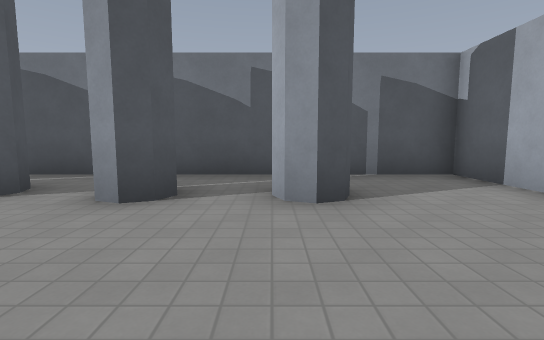
view 1 (above)

19 first-person views from a walk through a 3-D level made in the Godot game engine. The camera is 1.3 m above the floor, tilts 6° down and sees 85° across. The floor is counted in squares, 2 m on a side. Each view is taken from the middle of a square. On the plan, view 1 faces up. The plan holds only what a view shows up to about 9 squares ahead; the rest is blank. The place goes on beyond the plan. Some surface patterns are stand-ins.

view 2
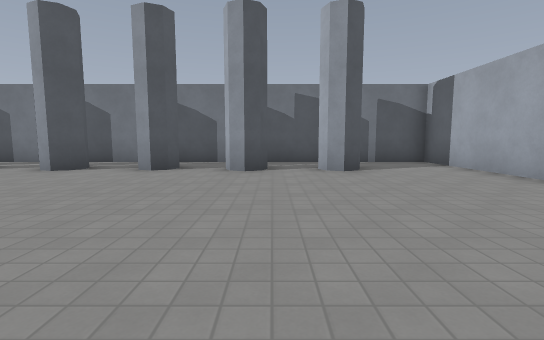

view 3
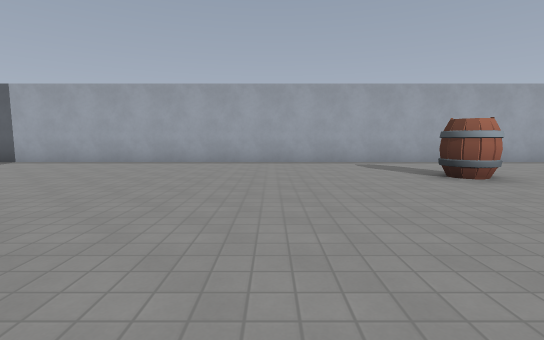

view 4
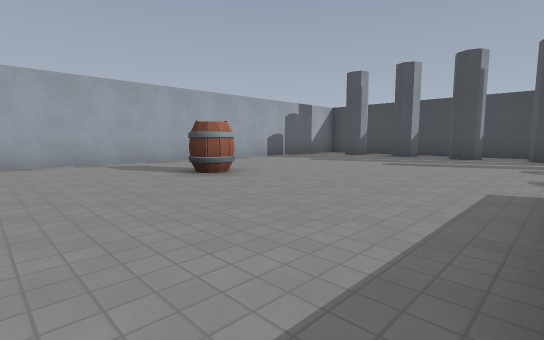

view 5
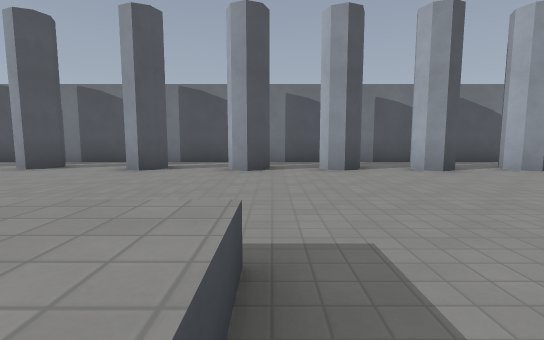

view 6
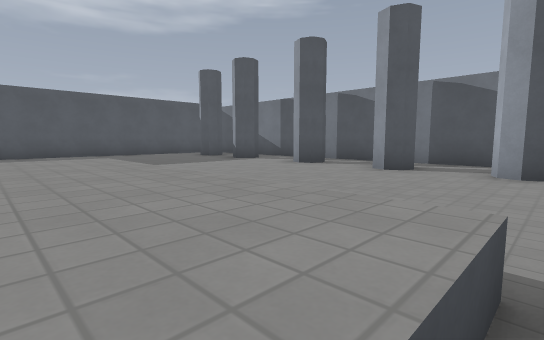

view 7
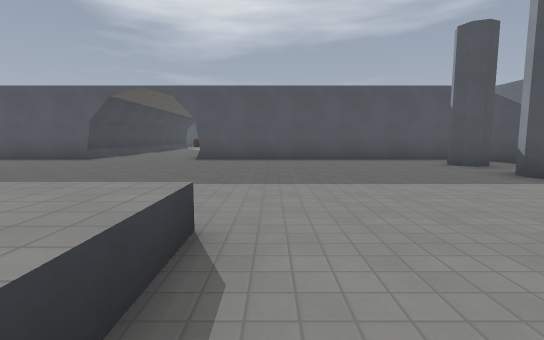

view 8
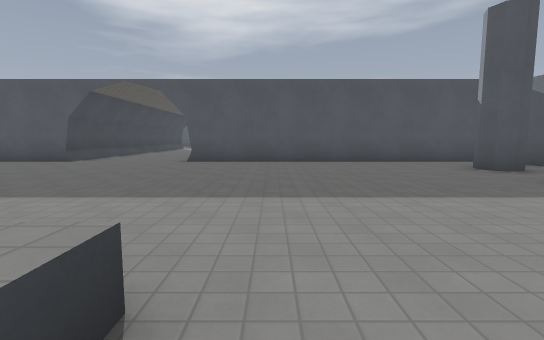

view 9
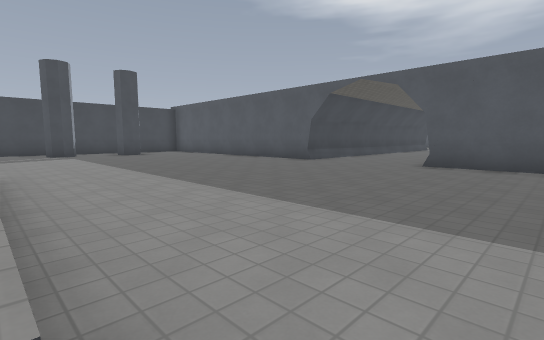

view 10
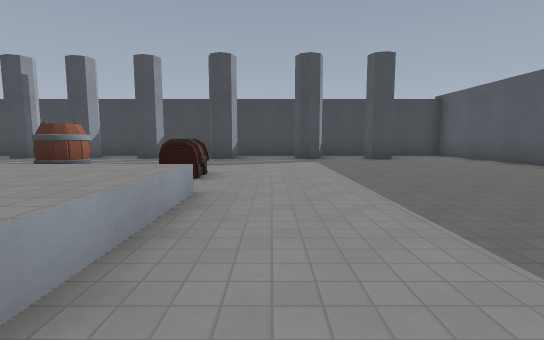

view 11
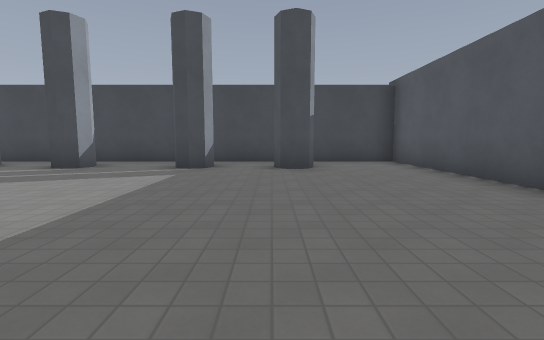

view 12
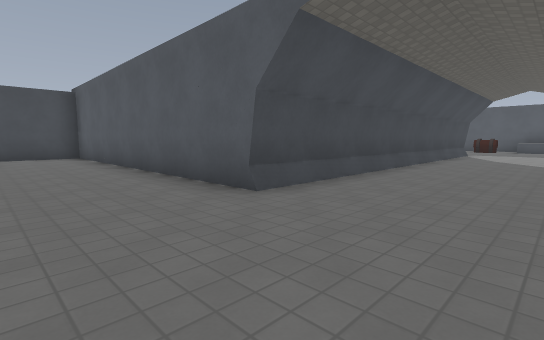

view 13
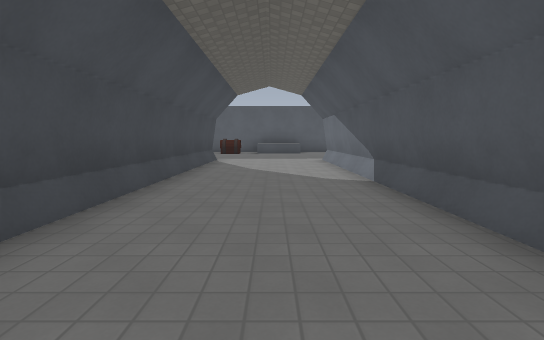

view 14
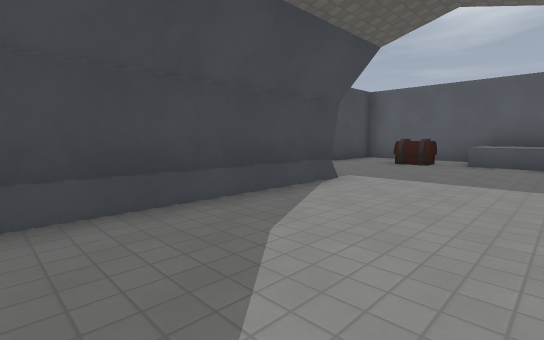

view 15
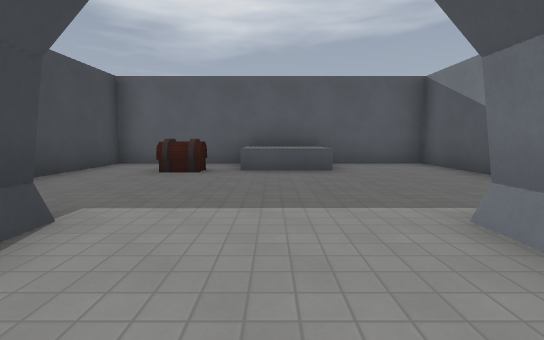

view 16
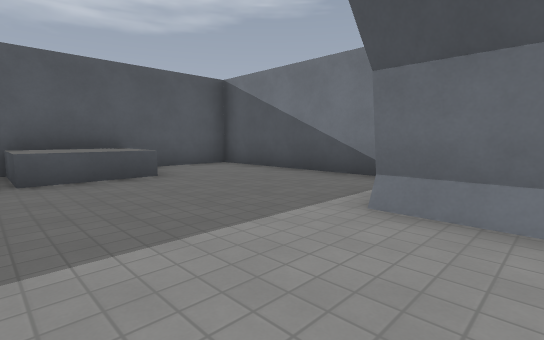

view 17
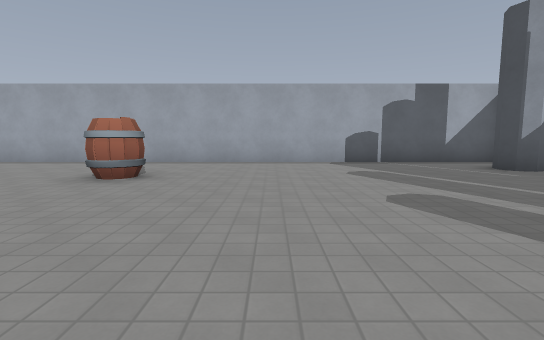

view 18
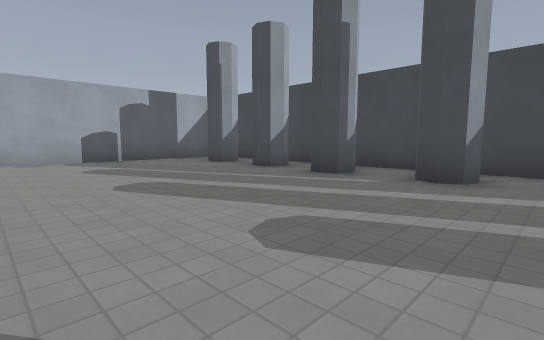

view 19
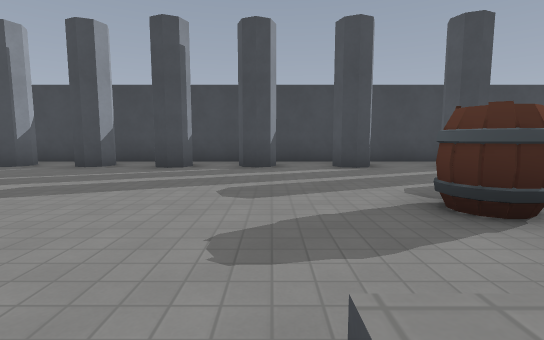

### Floor plan
Key: @ floor where view 1 was taken; # wall or solid block; x gap in a wall; . floor; ^ raised ledge; B barrel; C chest.
Columns run from 34 left of view 1 to 4 right of it. Each row starts with its distance up from view 1.
  6                  ##  ##################
  5                 #...  ................#
  4                 #..#.#..#.#..#x#......#
  3                 #............#.#xxx...#
  2                 #.....................#
  1                 #.....................#
  0                 #.................@...#
 -1 ######          #..........  .........#
 -2 #.....          #.......^^^^^.........#
 -3 #.....########  #.......^^^^^.........#
 -4 #^^.....................^    .........#
 -5 #^^.....................^    .........#
 -6 #.......................^^   .....B...#
 -7 #.C...###########.......^^^ ^.........#
 -8 #.....          #........   ..........#
 -9 ####            #........C ...........#
-10                 #........  B..........#
-11                 #........  ...........#
-12                 #.....................#
-13                 #.....................#
-14                 #.....#..#.#.#.#.#.#..#
-15                 #.....................#
-16                 #####################

Positions as (right, up) in squares from view 1, and headings:
1: (0, 0), facing up
2: (-1, -3), facing up
3: (-5, -3), facing right
4: (-5, -3), facing down-right
5: (-5, -3), facing up
6: (-5, -3), facing up-left
7: (-8, -1), facing left
8: (-9, -1), facing left
9: (-10, -1), facing down-left
10: (-11, -4), facing down
11: (-14, -7), facing down
12: (-15, -4), facing down-left
13: (-19, -5), facing left
14: (-24, -4), facing down-left
15: (-26, -5), facing left
16: (-27, -6), facing up-left
17: (-5, -9), facing right
18: (-6, -9), facing down-right
19: (-5, -7), facing down
